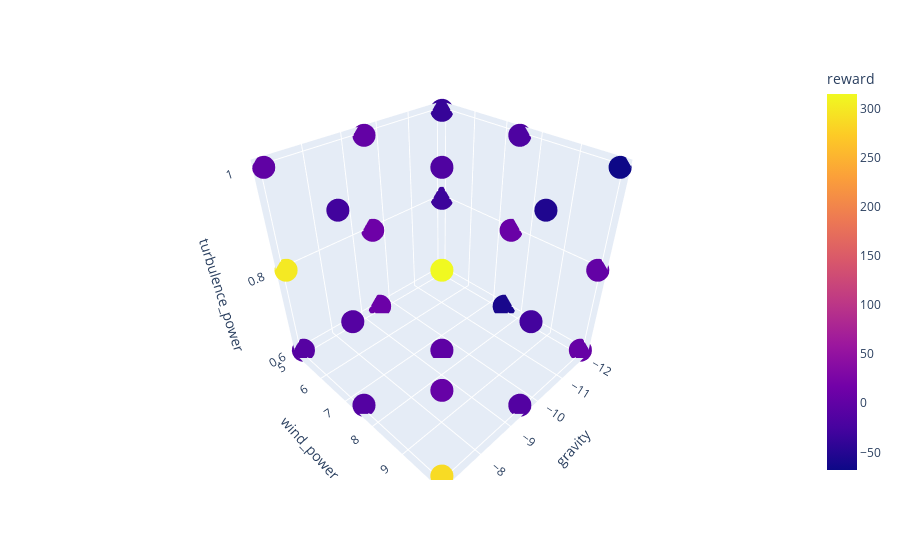

Notebook code cell kept with this figure:
### Code cell
fig = px.scatter_3d(df, x='gravity', y='wind_power', z='turbulence_power',
              color='reward')
fig.show()

### Figure 1 — Plotly figure (JSON) as saved in the notebook; plotly's stock layout.template omitted (floating-point values rounded to 4 significant figures)
{"data": [{"hovertemplate": "gravity=%{x}<br>wind_power=%{y}<br>turbulence_power=%{z}<br>reward=%{marker.color}<extra></extra>", "legendgroup": "", "marker": {"color": [-4.378, -32.35, -37.24, -59.26, 8.078, -17.69, 5.286, 2.255, -68.03, 10.36, 12.15, 2.195, -2.672, -1.678, -15.89, -13.22, -26.8, -54.66, -10.45, 300.5, -0.3409, -12.19, -11.19, -28.58, 288.0, 5.297, 315.1], "coloraxis": "coloraxis", "symbol": "circle"}, "mode": "markers", "name": "", "scene": "scene", "showlegend": false, "type": "scatter3d", "x": [-12.0, -12.0, -12.0, -12.0, -12.0, -12.0, -12.0, -12.0, -12.0, -9.5, -9.5, -9.5, -9.5, -9.5, -9.5, -9.5, -9.5, -9.5, -7, -7, -7, -7, -7, -7, -7, -7, -7], "y": [5, 5, 5, 7.5, 7.5, 7.5, 10, 10, 10, 5, 5, 5, 7.5, 7.5, 7.5, 10, 10, 10, 5, 5, 5, 7.5, 7.5, 7.5, 10, 10, 10], "z": [0.6, 0.8, 1, 0.6, 0.8, 1, 0.6, 0.8, 1, 0.6, 0.8, 1, 0.6, 0.8, 1, 0.6, 0.8, 1, 0.6, 0.8, 1, 0.6, 0.8, 1, 0.6, 0.8, 1]}], "layout": {"coloraxis": {"colorbar": {"title": {"text": "reward"}}, "colorscale": [[0, "#0d0887"], [0.1111, "#46039f"], [0.2222, "#7201a8"], [0.3333, "#9c179e"], [0.4444, "#bd3786"], [0.5556, "#d8576b"], [0.6667, "#ed7953"], [0.7778, "#fb9f3a"], [0.8889, "#fdca26"], [1, "#f0f921"]]}, "legend": {"tracegroupgap": 0}, "margin": {"t": 60}, "scene": {"domain": {"x": [0, 1], "y": [0, 1]}, "xaxis": {"title": {"text": "gravity"}}, "yaxis": {"title": {"text": "wind_power"}}, "zaxis": {"title": {"text": "turbulence_power"}}}}}
